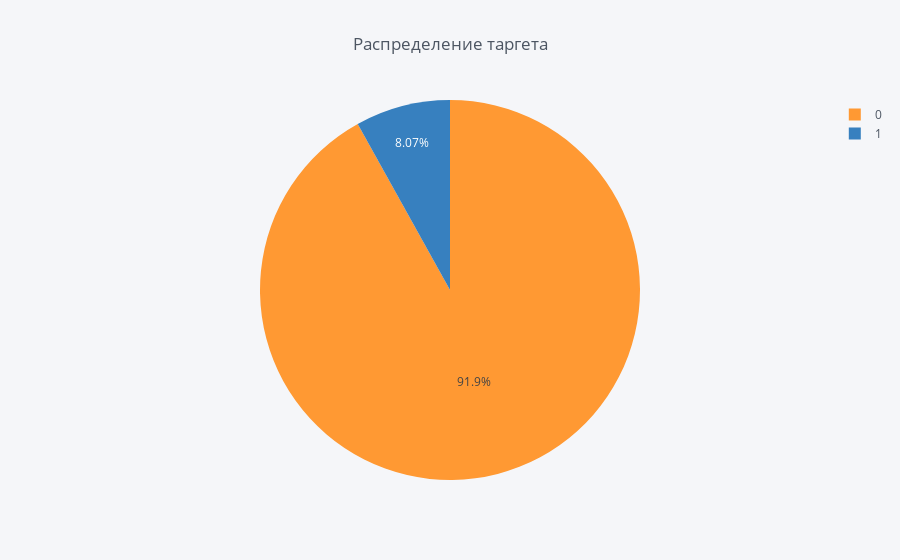

Source (notebook cell):
### Markdown cell above
## Распределение таргета

### Code cell
target = appl_train['TARGET'].value_counts()
df = pd.DataFrame({'labels': target.index,
                   'values': target.values
                  })

df.iplot(kind='pie', labels='labels', values='values', title='Распределение таргета')

### Figure 1 — Plotly figure (JSON) as saved in the notebook; plotly's stock layout.template omitted (floating-point values rounded to 4 significant figures)
{"data": [{"labels": [0, 1], "marker": {"colors": ["rgba(255, 153, 51, 1.0)", "rgba(55, 128, 191, 1.0)"]}, "name": "", "type": "pie", "values": [282686, 24825]}], "layout": {"legend": {"bgcolor": "#F5F6F9", "font": {"color": "#4D5663"}}, "paper_bgcolor": "#F5F6F9", "plot_bgcolor": "#F5F6F9", "title": "Распределение таргета", "titlefont": {"color": "#4D5663"}}}
